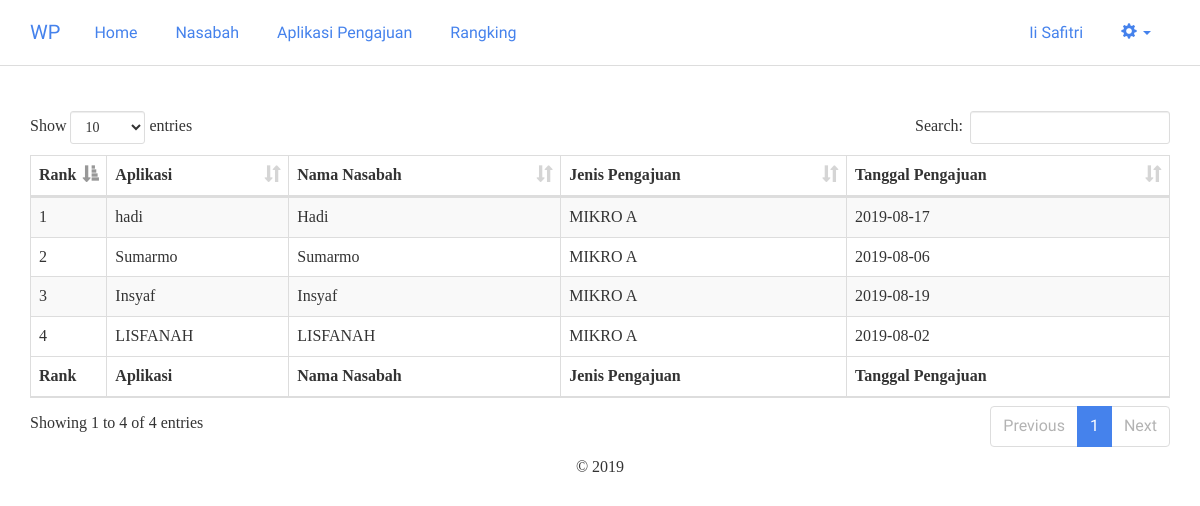
The page /rangking.php (signed in) on the database its author committed.
### tables this page shows
CREATE TABLE `wp_alternatif` (
  `id_alternatif` int(11) NOT NULL,
  `nama_alternatif` varchar(255) NOT NULL,
  `vektor_s` double NOT NULL,
  `vektor_v` double NOT NULL,
  `id_nasabah` int(11) NOT NULL,
  `id_pengajuan` int(11) NOT NULL,
  `tgl` date NOT NULL
);

CREATE TABLE `wp_nasabah` (
  `id_nasabah` int(11) NOT NULL,
  `nama` varchar(50) NOT NULL,
  `phone` varchar(15) NOT NULL,
  `alamat` text NOT NULL
);

CREATE TABLE `wp_pengajuan` (
  `id_pengajuan` int(11) NOT NULL,
  `nama` varchar(50) NOT NULL,
  `limit_p` int(11) NOT NULL,
  `tenor` int(11) NOT NULL
);

### includes/alternatif.inc.php (called while the page is built, shortened)
<?php
class Alternatif{
	private $conn;
	private $table_name = "wp_alternatif";
	public function __construct($db){
		$this->conn = $db;
	}
	function getAllRank(){
		$query = "SELECT * FROM ".$this->table_name." ORDER BY vektor_v DESC";
		$stmt = $this->conn->prepare( $query );
		$stmt->execute();
		return $stmt;
	}
}
?>

### includes/nasabah.inc.php (called while the page is built, shortened)
<?php
class Nasabah{
	private $conn;
	private $table_name = "wp_nasabah";
	public $id;
	public function __construct($db){
		$this->conn = $db;
	}
	function readOne(){
		$query = "SELECT * FROM " . $this->table_name . " WHERE id_nasabah=? LIMIT 0,1";
		$stmt = $this->conn->prepare( $query );
		$stmt->bindParam(1, $this->id);
		$stmt->execute();
		$row = $stmt->fetch(PDO::FETCH_ASSOC);
		$this->id = $row['id_nasabah'];
		$this->nm = $row['nama'];
	}
}
?>

### includes/mikro.inc.php (called while the page is built, shortened)
<?php
class Pengajuan{
	private $conn;
	private $table_name = "wp_pengajuan";
	public $id;
	public function __construct($db){
		$this->conn = $db;
	}
	function readOne(){
		$query = "SELECT * FROM " . $this->table_name . " WHERE id_pengajuan=? LIMIT 0,1";
		$stmt = $this->conn->prepare( $query );
		$stmt->bindParam(1, $this->id);
		$stmt->execute();
		$row = $stmt->fetch(PDO::FETCH_ASSOC);
		$this->id = $row['id_pengajuan'];
		$this->nm = $row['nama'];
	}
}
?>

### rangking.php (the view, shortened to what this page needs)
<?php
include_once 'header.php';
include_once 'includes/alternatif.inc.php';
$rank = new Alternatif($db);
$stmtx = $rank->getAllRank();
include_once 'includes/mikro.inc.php';
$mik = new Pengajuan($db);
include_once 'includes/nasabah.inc.php';
$nas = new Nasabah($db);
?>
	<br/>
	<div>
				<table width="100%" class="table table-striped table-bordered" id="tabeldatay">
		        <thead>
		            <tr>
		                <th width="10px">Rank</th>
		                <th>Aplikasi</th>
		                <th>Nama Nasabah</th>
		                <th>Jenis Pengajuan</th>
		                <th>Tanggal Pengajuan</th>
		            </tr>
		        </thead>
		        <tfoot>
		            <tr>
		                <th>Rank</th>
		                <th>Aplikasi</th>
		                <th>Nama Nasabah</th>
		                <th>Jenis Pengajuan</th>
		                <th>Tanggal Pengajuan</th>
		            </tr>
		        </tfoot>
		        <tbody>
		<?php
		$no=1;
		while ($rowx = $stmtx->fetch(PDO::FETCH_ASSOC)){
		$mik->id = $rowx['id_pengajuan'];
		$mik->readOne();
		$nas->id = $rowx['id_nasabah'];
		$nas->readOne();
		?>
		        <tr>
		            <td style="vertical-align:middle;"><?php echo $no ?></td>
		            <td style="vertical-align:middle;"><?php echo $rowx['nama_alternatif'] ?></td>
		            <td style="vertical-align:middle;"><?php echo $nas->nm ?></td>
		            <td style="vertical-align:middle;"><?php echo $mik->nm ?></td>
		            <td style="vertical-align:middle;"><?php echo $rowx['tgl'] ?></td>
		        </tr>
		<?php
		$no++;
		}
		?>
		    	</tbody>
			</table>
			</div>
<?php
include_once 'footer.php';
?>

### rows shown on the page
wp_alternatif: nama_alternatif "hadi", id_nasabah.nama "Hadi", id_pengajuan.nama "MIKRO A", tgl "2019-08-17"
wp_alternatif: nama_alternatif "Sumarmo", id_nasabah.nama "Sumarmo", id_pengajuan.nama "MIKRO A", tgl "2019-08-06"
wp_alternatif: nama_alternatif "Insyaf", id_nasabah.nama "Insyaf", id_pengajuan.nama "MIKRO A", tgl "2019-08-19"
wp_alternatif: nama_alternatif "LISFANAH", id_nasabah.nama "LISFANAH", id_pengajuan.nama "MIKRO A", tgl "2019-08-02"

### other values the page prints
$_SESSION['nama_lengkap'] "Ii Safitri"
